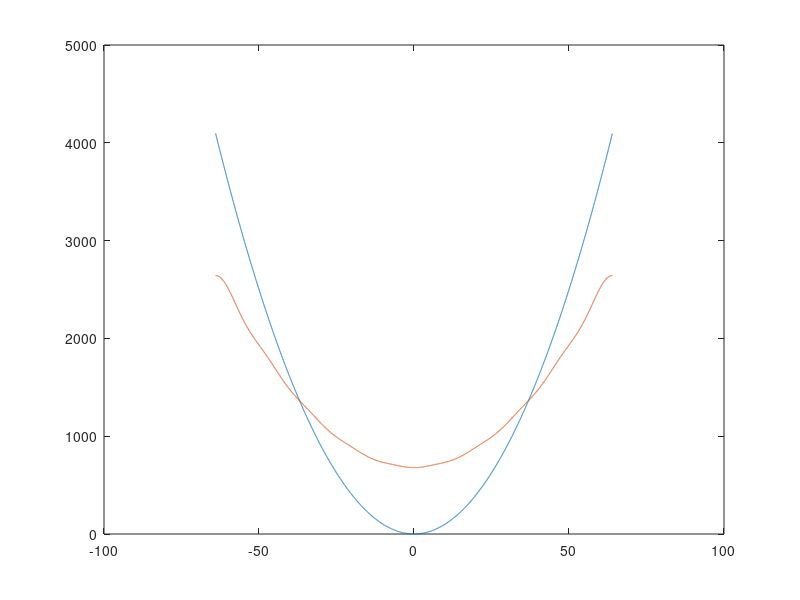

This figure's MATLAB source:
X=[-4096:4095]/64;
Y = X .^2;
# plot(X, Y);

F = fft(Y);
S = [0:2047]/2048;

function points = approximate(input, count)
    size    = size(input)(2);
    fourier = [fft(input)(1:count) zeros(1, size-count)];
    points  = ifft(fourier);
endfunction;

plot(X, Y, X, approximate(Y, 10));